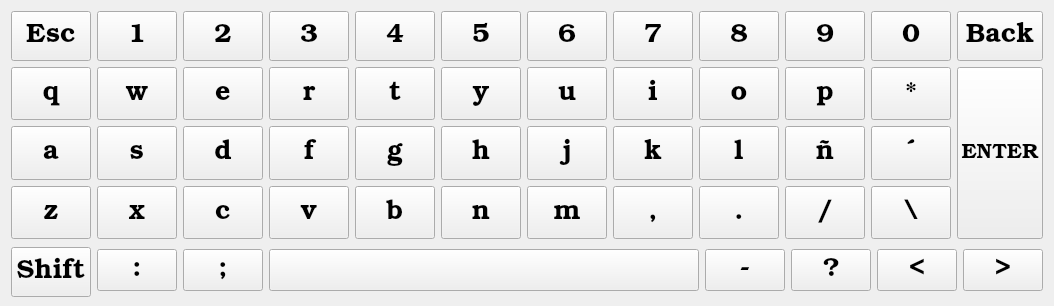
<?xml version="1.0" encoding="UTF-8"?>
<ui version="4.0">
 <class>TecladoUI</class>
 <widget class="QWidget" name="TecladoUI">
  <property name="geometry">
   <rect>
    <x>0</x>
    <y>0</y>
    <width>1003</width>
    <height>306</height>
   </rect>
  </property>
  <property name="font">
   <font>
    <pointsize>12</pointsize>
   </font>
  </property>
  <property name="windowTitle">
   <string>IN2PS Keyboard</string>
  </property>
  <property name="windowOpacity">
   <double>0.850000000000000</double>
  </property>
  <layout class="QGridLayout" name="gridLayout">
   <item row="0" column="0">
    <layout class="QHBoxLayout" name="horizontalLayout_4">
     <item>
      <widget class="QPushButton" name="pushButton_45">
       <property name="sizePolicy">
        <sizepolicy hsizetype="Minimum" vsizetype="Preferred">
         <horstretch>0</horstretch>
         <verstretch>0</verstretch>
        </sizepolicy>
       </property>
       <property name="minimumSize">
        <size>
         <width>0</width>
         <height>50</height>
        </size>
       </property>
       <property name="font">
        <font>
         <family>Bookman Old Style</family>
         <pointsize>20</pointsize>
        </font>
       </property>
       <property name="focusPolicy">
        <enum>Qt::NoFocus</enum>
       </property>
       <property name="text">
        <string>Esc</string>
       </property>
      </widget>
     </item>
     <item>
      <widget class="QPushButton" name="pushButton">
       <property name="sizePolicy">
        <sizepolicy hsizetype="Minimum" vsizetype="Preferred">
         <horstretch>0</horstretch>
         <verstretch>0</verstretch>
        </sizepolicy>
       </property>
       <property name="font">
        <font>
         <family>Bookman Old Style</family>
         <pointsize>20</pointsize>
        </font>
       </property>
       <property name="focusPolicy">
        <enum>Qt::NoFocus</enum>
       </property>
       <property name="text">
        <string>1</string>
       </property>
      </widget>
     </item>
     <item>
      <widget class="QPushButton" name="pushButton_2">
       <property name="sizePolicy">
        <sizepolicy hsizetype="Minimum" vsizetype="Preferred">
         <horstretch>0</horstretch>
         <verstretch>0</verstretch>
        </sizepolicy>
       </property>
       <property name="font">
        <font>
         <family>Bookman Old Style</family>
         <pointsize>20</pointsize>
        </font>
       </property>
       <property name="focusPolicy">
        <enum>Qt::NoFocus</enum>
       </property>
       <property name="text">
        <string>2</string>
       </property>
      </widget>
     </item>
     <item>
      <widget class="QPushButton" name="pushButton_4">
       <property name="sizePolicy">
        <sizepolicy hsizetype="Minimum" vsizetype="Preferred">
         <horstretch>0</horstretch>
         <verstretch>0</verstretch>
        </sizepolicy>
       </property>
       <property name="font">
        <font>
         <family>Bookman Old Style</family>
         <pointsize>20</pointsize>
        </font>
       </property>
       <property name="focusPolicy">
        <enum>Qt::NoFocus</enum>
       </property>
       <property name="text">
        <string>3</string>
       </property>
      </widget>
     </item>
     <item>
      <widget class="QPushButton" name="pushButton_3">
       <property name="sizePolicy">
        <sizepolicy hsizetype="Minimum" vsizetype="Preferred">
         <horstretch>0</horstretch>
         <verstretch>0</verstretch>
        </sizepolicy>
       </property>
       <property name="font">
        <font>
         <family>Bookman Old Style</family>
         <pointsize>20</pointsize>
        </font>
       </property>
       <property name="focusPolicy">
        <enum>Qt::NoFocus</enum>
       </property>
       <property name="text">
        <string>4</string>
       </property>
      </widget>
     </item>
     <item>
      <widget class="QPushButton" name="pushButton_6">
       <property name="sizePolicy">
        <sizepolicy hsizetype="Minimum" vsizetype="Preferred">
         <horstretch>0</horstretch>
         <verstretch>0</verstretch>
        </sizepolicy>
       </property>
       <property name="font">
        <font>
         <family>Bookman Old Style</family>
         <pointsize>20</pointsize>
        </font>
       </property>
       <property name="focusPolicy">
        <enum>Qt::NoFocus</enum>
       </property>
       <property name="text">
        <string>5</string>
       </property>
      </widget>
     </item>
     <item>
      <widget class="QPushButton" name="pushButton_5">
       <property name="sizePolicy">
        <sizepolicy hsizetype="Minimum" vsizetype="Preferred">
         <horstretch>0</horstretch>
         <verstretch>0</verstretch>
        </sizepolicy>
       </property>
       <property name="font">
        <font>
         <family>Bookman Old Style</family>
         <pointsize>20</pointsize>
        </font>
       </property>
       <property name="focusPolicy">
        <enum>Qt::NoFocus</enum>
       </property>
       <property name="text">
        <string>6</string>
       </property>
      </widget>
     </item>
     <item>
      <widget class="QPushButton" name="pushButton_8">
       <property name="sizePolicy">
        <sizepolicy hsizetype="Minimum" vsizetype="Preferred">
         <horstretch>0</horstretch>
         <verstretch>0</verstretch>
        </sizepolicy>
       </property>
       <property name="font">
        <font>
         <family>Bookman Old Style</family>
         <pointsize>20</pointsize>
        </font>
       </property>
       <property name="focusPolicy">
        <enum>Qt::NoFocus</enum>
       </property>
       <property name="text">
        <string>7</string>
       </property>
      </widget>
     </item>
     <item>
      <widget class="QPushButton" name="pushButton_7">
       <property name="sizePolicy">
        <sizepolicy hsizetype="Minimum" vsizetype="Preferred">
         <horstretch>0</horstretch>
         <verstretch>0</verstretch>
        </sizepolicy>
       </property>
       <property name="font">
        <font>
         <family>Bookman Old Style</family>
         <pointsize>20</pointsize>
        </font>
       </property>
       <property name="focusPolicy">
        <enum>Qt::NoFocus</enum>
       </property>
       <property name="text">
        <string>8</string>
       </property>
      </widget>
     </item>
     <item>
      <widget class="QPushButton" name="pushButton_10">
       <property name="sizePolicy">
        <sizepolicy hsizetype="Minimum" vsizetype="Preferred">
         <horstretch>0</horstretch>
         <verstretch>0</verstretch>
        </sizepolicy>
       </property>
       <property name="font">
        <font>
         <family>Bookman Old Style</family>
         <pointsize>20</pointsize>
        </font>
       </property>
       <property name="focusPolicy">
        <enum>Qt::NoFocus</enum>
       </property>
       <property name="text">
        <string>9</string>
       </property>
      </widget>
     </item>
     <item>
      <widget class="QPushButton" name="pushButton_9">
       <property name="sizePolicy">
        <sizepolicy hsizetype="Minimum" vsizetype="Preferred">
         <horstretch>0</horstretch>
         <verstretch>0</verstretch>
        </sizepolicy>
       </property>
       <property name="font">
        <font>
         <family>Bookman Old Style</family>
         <pointsize>20</pointsize>
        </font>
       </property>
       <property name="focusPolicy">
        <enum>Qt::NoFocus</enum>
       </property>
       <property name="text">
        <string>0</string>
       </property>
      </widget>
     </item>
     <item>
      <widget class="QPushButton" name="pushButton_15">
       <property name="sizePolicy">
        <sizepolicy hsizetype="Minimum" vsizetype="Preferred">
         <horstretch>4</horstretch>
         <verstretch>0</verstretch>
        </sizepolicy>
       </property>
       <property name="font">
        <font>
         <family>Bookman Old Style</family>
         <pointsize>20</pointsize>
        </font>
       </property>
       <property name="focusPolicy">
        <enum>Qt::NoFocus</enum>
       </property>
       <property name="text">
        <string>Back</string>
       </property>
      </widget>
     </item>
    </layout>
   </item>
   <item row="1" column="0">
    <layout class="QHBoxLayout" name="horizontalLayout_6">
     <item>
      <layout class="QVBoxLayout" name="verticalLayout">
       <item>
        <layout class="QHBoxLayout" name="horizontalLayout_2">
         <item>
          <widget class="QPushButton" name="pushButton_16">
           <property name="sizePolicy">
            <sizepolicy hsizetype="Minimum" vsizetype="Preferred">
             <horstretch>0</horstretch>
             <verstretch>2</verstretch>
            </sizepolicy>
           </property>
           <property name="minimumSize">
            <size>
             <width>0</width>
             <height>50</height>
            </size>
           </property>
           <property name="font">
            <font>
             <family>Bookman Old Style</family>
             <pointsize>20</pointsize>
            </font>
           </property>
           <property name="focusPolicy">
            <enum>Qt::NoFocus</enum>
           </property>
           <property name="text">
            <string>q</string>
           </property>
          </widget>
         </item>
         <item>
          <widget class="QPushButton" name="pushButton_14">
           <property name="sizePolicy">
            <sizepolicy hsizetype="Minimum" vsizetype="Expanding">
             <horstretch>0</horstretch>
             <verstretch>2</verstretch>
            </sizepolicy>
           </property>
           <property name="font">
            <font>
             <family>Bookman Old Style</family>
             <pointsize>20</pointsize>
            </font>
           </property>
           <property name="focusPolicy">
            <enum>Qt::NoFocus</enum>
           </property>
           <property name="text">
            <string>w</string>
           </property>
          </widget>
         </item>
         <item>
          <widget class="QPushButton" name="pushButton_17">
           <property name="sizePolicy">
            <sizepolicy hsizetype="Minimum" vsizetype="Expanding">
             <horstretch>0</horstretch>
             <verstretch>2</verstretch>
            </sizepolicy>
           </property>
           <property name="font">
            <font>
             <family>Bookman Old Style</family>
             <pointsize>20</pointsize>
            </font>
           </property>
           <property name="focusPolicy">
            <enum>Qt::NoFocus</enum>
           </property>
           <property name="text">
            <string>e</string>
           </property>
          </widget>
         </item>
         <item>
          <widget class="QPushButton" name="pushButton_13">
           <property name="sizePolicy">
            <sizepolicy hsizetype="Minimum" vsizetype="Expanding">
             <horstretch>0</horstretch>
             <verstretch>2</verstretch>
            </sizepolicy>
           </property>
           <property name="font">
            <font>
             <family>Bookman Old Style</family>
             <pointsize>20</pointsize>
            </font>
           </property>
           <property name="focusPolicy">
            <enum>Qt::NoFocus</enum>
           </property>
           <property name="text">
            <string>r</string>
           </property>
          </widget>
         </item>
         <item>
          <widget class="QPushButton" name="pushButton_18">
           <property name="sizePolicy">
            <sizepolicy hsizetype="Minimum" vsizetype="Expanding">
             <horstretch>0</horstretch>
             <verstretch>2</verstretch>
            </sizepolicy>
           </property>
           <property name="font">
            <font>
             <family>Bookman Old Style</family>
             <pointsize>20</pointsize>
            </font>
           </property>
           <property name="focusPolicy">
            <enum>Qt::NoFocus</enum>
           </property>
           <property name="text">
            <string>t</string>
           </property>
          </widget>
         </item>
         <item>
          <widget class="QPushButton" name="pushButton_19">
           <property name="sizePolicy">
            <sizepolicy hsizetype="Minimum" vsizetype="Expanding">
             <horstretch>0</horstretch>
             <verstretch>2</verstretch>
            </sizepolicy>
           </property>
           <property name="font">
            <font>
             <family>Bookman Old Style</family>
             <pointsize>20</pointsize>
            </font>
           </property>
           <property name="focusPolicy">
            <enum>Qt::NoFocus</enum>
           </property>
           <property name="text">
            <string>y</string>
           </property>
          </widget>
         </item>
         <item>
          <widget class="QPushButton" name="pushButton_12">
           <property name="sizePolicy">
            <sizepolicy hsizetype="Minimum" vsizetype="Expanding">
             <horstretch>0</horstretch>
             <verstretch>2</verstretch>
            </sizepolicy>
           </property>
           <property name="font">
            <font>
             <family>Bookman Old Style</family>
             <pointsize>20</pointsize>
            </font>
           </property>
           <property name="focusPolicy">
            <enum>Qt::NoFocus</enum>
           </property>
           <property name="text">
            <string>u</string>
           </property>
          </widget>
         </item>
         <item>
          <widget class="QPushButton" name="pushButton_11">
           <property name="sizePolicy">
            <sizepolicy hsizetype="Minimum" vsizetype="Expanding">
             <horstretch>0</horstretch>
             <verstretch>2</verstretch>
            </sizepolicy>
           </property>
           <property name="font">
            <font>
             <family>Bookman Old Style</family>
             <pointsize>20</pointsize>
            </font>
           </property>
           <property name="focusPolicy">
            <enum>Qt::NoFocus</enum>
           </property>
           <property name="text">
            <string>i</string>
           </property>
          </widget>
         </item>
         <item>
          <widget class="QPushButton" name="pushButton_20">
           <property name="sizePolicy">
            <sizepolicy hsizetype="Minimum" vsizetype="Expanding">
             <horstretch>0</horstretch>
             <verstretch>2</verstretch>
            </sizepolicy>
           </property>
           <property name="font">
            <font>
             <family>Bookman Old Style</family>
             <pointsize>20</pointsize>
            </font>
           </property>
           <property name="focusPolicy">
            <enum>Qt::NoFocus</enum>
           </property>
           <property name="text">
            <string>o</string>
           </property>
          </widget>
         </item>
         <item>
          <widget class="QPushButton" name="pushButton_25">
           <property name="sizePolicy">
            <sizepolicy hsizetype="Minimum" vsizetype="Expanding">
             <horstretch>0</horstretch>
             <verstretch>2</verstretch>
            </sizepolicy>
           </property>
           <property name="font">
            <font>
             <family>Bookman Old Style</family>
             <pointsize>20</pointsize>
            </font>
           </property>
           <property name="focusPolicy">
            <enum>Qt::NoFocus</enum>
           </property>
           <property name="text">
            <string>p</string>
           </property>
          </widget>
         </item>
         <item>
          <widget class="QPushButton" name="pushButton_44">
           <property name="sizePolicy">
            <sizepolicy hsizetype="Minimum" vsizetype="Expanding">
             <horstretch>0</horstretch>
             <verstretch>2</verstretch>
            </sizepolicy>
           </property>
           <property name="font">
            <font>
             <family>Bookman Old Style</family>
             <pointsize>20</pointsize>
            </font>
           </property>
           <property name="focusPolicy">
            <enum>Qt::NoFocus</enum>
           </property>
           <property name="text">
            <string>*</string>
           </property>
          </widget>
         </item>
        </layout>
       </item>
       <item>
        <layout class="QHBoxLayout" name="horizontalLayout_5">
         <item>
          <widget class="QPushButton" name="pushButton_26">
           <property name="sizePolicy">
            <sizepolicy hsizetype="Minimum" vsizetype="Expanding">
             <horstretch>0</horstretch>
             <verstretch>2</verstretch>
            </sizepolicy>
           </property>
           <property name="minimumSize">
            <size>
             <width>0</width>
             <height>50</height>
            </size>
           </property>
           <property name="font">
            <font>
             <family>Bookman Old Style</family>
             <pointsize>20</pointsize>
            </font>
           </property>
           <property name="focusPolicy">
            <enum>Qt::NoFocus</enum>
           </property>
           <property name="text">
            <string>a</string>
           </property>
          </widget>
         </item>
         <item>
          <widget class="QPushButton" name="pushButton_24">
           <property name="sizePolicy">
            <sizepolicy hsizetype="Minimum" vsizetype="Expanding">
             <horstretch>0</horstretch>
             <verstretch>2</verstretch>
            </sizepolicy>
           </property>
           <property name="font">
            <font>
             <family>Bookman Old Style</family>
             <pointsize>20</pointsize>
            </font>
           </property>
           <property name="focusPolicy">
            <enum>Qt::NoFocus</enum>
           </property>
           <property name="text">
            <string>s</string>
           </property>
          </widget>
         </item>
         <item>
          <widget class="QPushButton" name="pushButton_27">
           <property name="sizePolicy">
            <sizepolicy hsizetype="Minimum" vsizetype="Expanding">
             <horstretch>0</horstretch>
             <verstretch>2</verstretch>
            </sizepolicy>
           </property>
           <property name="font">
            <font>
             <family>Bookman Old Style</family>
             <pointsize>20</pointsize>
            </font>
           </property>
           <property name="focusPolicy">
            <enum>Qt::NoFocus</enum>
           </property>
           <property name="text">
            <string>d</string>
           </property>
          </widget>
         </item>
         <item>
          <widget class="QPushButton" name="pushButton_23">
           <property name="sizePolicy">
            <sizepolicy hsizetype="Minimum" vsizetype="Expanding">
             <horstretch>0</horstretch>
             <verstretch>2</verstretch>
            </sizepolicy>
           </property>
           <property name="font">
            <font>
             <family>Bookman Old Style</family>
             <pointsize>20</pointsize>
            </font>
           </property>
           <property name="focusPolicy">
            <enum>Qt::NoFocus</enum>
           </property>
           <property name="text">
            <string>f</string>
           </property>
          </widget>
         </item>
         <item>
          <widget class="QPushButton" name="pushButton_28">
           <property name="sizePolicy">
            <sizepolicy hsizetype="Minimum" vsizetype="Expanding">
             <horstretch>0</horstretch>
             <verstretch>2</verstretch>
            </sizepolicy>
           </property>
           <property name="font">
            <font>
             <family>Bookman Old Style</family>
             <pointsize>20</pointsize>
            </font>
           </property>
           <property name="focusPolicy">
            <enum>Qt::NoFocus</enum>
           </property>
           <property name="text">
            <string>g</string>
           </property>
          </widget>
         </item>
         <item>
          <widget class="QPushButton" name="pushButton_29">
           <property name="sizePolicy">
            <sizepolicy hsizetype="Minimum" vsizetype="Expanding">
             <horstretch>0</horstretch>
             <verstretch>2</verstretch>
            </sizepolicy>
           </property>
           <property name="font">
            <font>
             <family>Bookman Old Style</family>
             <pointsize>20</pointsize>
            </font>
           </property>
           <property name="focusPolicy">
            <enum>Qt::NoFocus</enum>
           </property>
           <property name="text">
            <string>h</string>
           </property>
          </widget>
         </item>
         <item>
          <widget class="QPushButton" name="pushButton_22">
           <property name="sizePolicy">
            <sizepolicy hsizetype="Minimum" vsizetype="Expanding">
             <horstretch>0</horstretch>
             <verstretch>2</verstretch>
            </sizepolicy>
           </property>
           <property name="font">
            <font>
             <family>Bookman Old Style</family>
             <pointsize>20</pointsize>
            </font>
           </property>
           <property name="focusPolicy">
            <enum>Qt::NoFocus</enum>
           </property>
           <property name="text">
            <string>j</string>
           </property>
          </widget>
         </item>
         <item>
          <widget class="QPushButton" name="pushButton_21">
           <property name="sizePolicy">
            <sizepolicy hsizetype="Minimum" vsizetype="Expanding">
             <horstretch>0</horstretch>
             <verstretch>2</verstretch>
            </sizepolicy>
           </property>
           <property name="font">
            <font>
             <family>Bookman Old Style</family>
             <pointsize>20</pointsize>
            </font>
           </property>
           <property name="focusPolicy">
            <enum>Qt::NoFocus</enum>
           </property>
           <property name="text">
            <string>k</string>
           </property>
          </widget>
         </item>
         <item>
          <widget class="QPushButton" name="pushButton_30">
           <property name="sizePolicy">
            <sizepolicy hsizetype="Minimum" vsizetype="Expanding">
             <horstretch>0</horstretch>
             <verstretch>2</verstretch>
            </sizepolicy>
           </property>
           <property name="font">
            <font>
             <family>Bookman Old Style</family>
             <pointsize>20</pointsize>
            </font>
           </property>
           <property name="focusPolicy">
            <enum>Qt::NoFocus</enum>
           </property>
           <property name="text">
            <string>l</string>
           </property>
          </widget>
         </item>
         <item>
          <widget class="QPushButton" name="pushButton_35">
           <property name="sizePolicy">
            <sizepolicy hsizetype="Minimum" vsizetype="Expanding">
             <horstretch>0</horstretch>
             <verstretch>2</verstretch>
            </sizepolicy>
           </property>
           <property name="font">
            <font>
             <family>Bookman Old Style</family>
             <pointsize>20</pointsize>
            </font>
           </property>
           <property name="focusPolicy">
            <enum>Qt::NoFocus</enum>
           </property>
           <property name="text">
            <string>ñ</string>
           </property>
          </widget>
         </item>
         <item>
          <widget class="QPushButton" name="pushButton_51">
           <property name="sizePolicy">
            <sizepolicy hsizetype="Minimum" vsizetype="Expanding">
             <horstretch>0</horstretch>
             <verstretch>2</verstretch>
            </sizepolicy>
           </property>
           <property name="font">
            <font>
             <family>Bookman Old Style</family>
             <pointsize>20</pointsize>
            </font>
           </property>
           <property name="focusPolicy">
            <enum>Qt::NoFocus</enum>
           </property>
           <property name="text">
            <string>´</string>
           </property>
          </widget>
         </item>
        </layout>
       </item>
       <item>
        <layout class="QHBoxLayout" name="horizontalLayout_3">
         <item>
          <widget class="QPushButton" name="pushButton_36">
           <property name="sizePolicy">
            <sizepolicy hsizetype="Minimum" vsizetype="Expanding">
             <horstretch>0</horstretch>
             <verstretch>0</verstretch>
            </sizepolicy>
           </property>
           <property name="minimumSize">
            <size>
             <width>0</width>
             <height>50</height>
            </size>
           </property>
           <property name="font">
            <font>
             <family>Bookman Old Style</family>
             <pointsize>20</pointsize>
            </font>
           </property>
           <property name="focusPolicy">
            <enum>Qt::NoFocus</enum>
           </property>
           <property name="text">
            <string>z</string>
           </property>
          </widget>
         </item>
         <item>
          <widget class="QPushButton" name="pushButton_34">
           <property name="sizePolicy">
            <sizepolicy hsizetype="Minimum" vsizetype="Expanding">
             <horstretch>0</horstretch>
             <verstretch>0</verstretch>
            </sizepolicy>
           </property>
           <property name="font">
            <font>
             <family>Bookman Old Style</family>
             <pointsize>20</pointsize>
            </font>
           </property>
           <property name="focusPolicy">
            <enum>Qt::NoFocus</enum>
           </property>
           <property name="text">
            <string>x</string>
           </property>
          </widget>
         </item>
         <item>
          <widget class="QPushButton" name="pushButton_37">
           <property name="sizePolicy">
            <sizepolicy hsizetype="Minimum" vsizetype="Expanding">
             <horstretch>0</horstretch>
             <verstretch>0</verstretch>
            </sizepolicy>
           </property>
           <property name="font">
            <font>
             <family>Bookman Old Style</family>
             <pointsize>20</pointsize>
            </font>
           </property>
           <property name="focusPolicy">
            <enum>Qt::NoFocus</enum>
           </property>
           <property name="text">
            <string>c</string>
           </property>
          </widget>
         </item>
         <item>
          <widget class="QPushButton" name="pushButton_33">
           <property name="sizePolicy">
            <sizepolicy hsizetype="Minimum" vsizetype="Expanding">
             <horstretch>0</horstretch>
             <verstretch>0</verstretch>
            </sizepolicy>
           </property>
           <property name="font">
            <font>
             <family>Bookman Old Style</family>
             <pointsize>20</pointsize>
            </font>
           </property>
           <property name="focusPolicy">
            <enum>Qt::NoFocus</enum>
           </property>
           <property name="text">
            <string>v</string>
           </property>
          </widget>
         </item>
         <item>
          <widget class="QPushButton" name="pushButton_38">
           <property name="sizePolicy">
            <sizepolicy hsizetype="Minimum" vsizetype="Expanding">
             <horstretch>0</horstretch>
             <verstretch>0</verstretch>
            </sizepolicy>
           </property>
           <property name="font">
            <font>
             <family>Bookman Old Style</family>
             <pointsize>20</pointsize>
            </font>
           </property>
           <property name="focusPolicy">
            <enum>Qt::NoFocus</enum>
           </property>
           <property name="text">
            <string>b</string>
           </property>
          </widget>
         </item>
         <item>
          <widget class="QPushButton" name="pushButton_39">
           <property name="sizePolicy">
            <sizepolicy hsizetype="Minimum" vsizetype="Expanding">
             <horstretch>0</horstretch>
             <verstretch>0</verstretch>
            </sizepolicy>
           </property>
           <property name="font">
            <font>
             <family>Bookman Old Style</family>
             <pointsize>20</pointsize>
            </font>
           </property>
           <property name="focusPolicy">
            <enum>Qt::NoFocus</enum>
           </property>
           <property name="text">
            <string>n</string>
           </property>
          </widget>
         </item>
         <item>
          <widget class="QPushButton" name="pushButton_32">
           <property name="sizePolicy">
            <sizepolicy hsizetype="Minimum" vsizetype="Expanding">
             <horstretch>0</horstretch>
             <verstretch>0</verstretch>
            </sizepolicy>
           </property>
           <property name="font">
            <font>
             <family>Bookman Old Style</family>
             <pointsize>20</pointsize>
            </font>
           </property>
           <property name="focusPolicy">
            <enum>Qt::NoFocus</enum>
           </property>
           <property name="text">
            <string>m</string>
           </property>
          </widget>
         </item>
         <item>
          <widget class="QPushButton" name="pushButton_31">
           <property name="sizePolicy">
            <sizepolicy hsizetype="Minimum" vsizetype="Expanding">
             <horstretch>0</horstretch>
             <verstretch>0</verstretch>
            </sizepolicy>
           </property>
           <property name="font">
            <font>
             <family>Bookman Old Style</family>
             <pointsize>20</pointsize>
            </font>
           </property>
           <property name="focusPolicy">
            <enum>Qt::NoFocus</enum>
           </property>
           <property name="text">
            <string>,</string>
           </property>
          </widget>
         </item>
         <item>
          <widget class="QPushButton" name="pushButton_40">
           <property name="sizePolicy">
            <sizepolicy hsizetype="Minimum" vsizetype="Expanding">
             <horstretch>0</horstretch>
             <verstretch>0</verstretch>
            </sizepolicy>
           </property>
           <property name="font">
            <font>
             <family>Bookman Old Style</family>
             <pointsize>20</pointsize>
            </font>
           </property>
           <property name="focusPolicy">
            <enum>Qt::NoFocus</enum>
           </property>
           <property name="text">
            <string>.</string>
           </property>
          </widget>
         </item>
         <item>
          <widget class="QPushButton" name="pushButton_43">
           <property name="sizePolicy">
            <sizepolicy hsizetype="Minimum" vsizetype="Expanding">
             <horstretch>0</horstretch>
             <verstretch>0</verstretch>
            </sizepolicy>
           </property>
           <property name="font">
            <font>
             <family>Bookman Old Style</family>
             <pointsize>20</pointsize>
            </font>
           </property>
           <property name="focusPolicy">
            <enum>Qt::NoFocus</enum>
           </property>
           <property name="text">
            <string>/</string>
           </property>
          </widget>
         </item>
         <item>
          <widget class="QPushButton" name="pushButton_52">
           <property name="sizePolicy">
            <sizepolicy hsizetype="Minimum" vsizetype="Expanding">
             <horstretch>0</horstretch>
             <verstretch>2</verstretch>
            </sizepolicy>
           </property>
           <property name="font">
            <font>
             <family>Bookman Old Style</family>
             <pointsize>20</pointsize>
            </font>
           </property>
           <property name="focusPolicy">
            <enum>Qt::NoFocus</enum>
           </property>
           <property name="text">
            <string>\</string>
           </property>
          </widget>
         </item>
        </layout>
       </item>
      </layout>
     </item>
     <item>
      <widget class="QPushButton" name="pushButton_41">
       <property name="sizePolicy">
        <sizepolicy hsizetype="Minimum" vsizetype="Expanding">
         <horstretch>3</horstretch>
         <verstretch>2</verstretch>
        </sizepolicy>
       </property>
       <property name="font">
        <font>
         <family>Bookman Old Style</family>
         <pointsize>16</pointsize>
         <weight>50</weight>
         <bold>false</bold>
        </font>
       </property>
       <property name="focusPolicy">
        <enum>Qt::NoFocus</enum>
       </property>
       <property name="text">
        <string>ENTER</string>
       </property>
      </widget>
     </item>
    </layout>
   </item>
   <item row="2" column="0">
    <layout class="QHBoxLayout" name="horizontalLayout">
     <item>
      <widget class="QPushButton" name="pushButton_46">
       <property name="sizePolicy">
        <sizepolicy hsizetype="Minimum" vsizetype="Expanding">
         <horstretch>0</horstretch>
         <verstretch>0</verstretch>
        </sizepolicy>
       </property>
       <property name="minimumSize">
        <size>
         <width>0</width>
         <height>50</height>
        </size>
       </property>
       <property name="maximumSize">
        <size>
         <width>16777215</width>
         <height>45</height>
        </size>
       </property>
       <property name="font">
        <font>
         <family>Bookman Old Style</family>
         <pointsize>20</pointsize>
        </font>
       </property>
       <property name="focusPolicy">
        <enum>Qt::NoFocus</enum>
       </property>
       <property name="text">
        <string>Shift</string>
       </property>
      </widget>
     </item>
     <item>
      <widget class="QPushButton" name="pushButton_49">
       <property name="sizePolicy">
        <sizepolicy hsizetype="Minimum" vsizetype="Expanding">
         <horstretch>0</horstretch>
         <verstretch>0</verstretch>
        </sizepolicy>
       </property>
       <property name="maximumSize">
        <size>
         <width>16777215</width>
         <height>42</height>
        </size>
       </property>
       <property name="font">
        <font>
         <family>Bookman Old Style</family>
         <pointsize>20</pointsize>
        </font>
       </property>
       <property name="focusPolicy">
        <enum>Qt::NoFocus</enum>
       </property>
       <property name="text">
        <string>:</string>
       </property>
      </widget>
     </item>
     <item>
      <widget class="QPushButton" name="pushButton_50">
       <property name="sizePolicy">
        <sizepolicy hsizetype="Minimum" vsizetype="Expanding">
         <horstretch>0</horstretch>
         <verstretch>0</verstretch>
        </sizepolicy>
       </property>
       <property name="maximumSize">
        <size>
         <width>16777215</width>
         <height>42</height>
        </size>
       </property>
       <property name="font">
        <font>
         <family>Bookman Old Style</family>
         <pointsize>20</pointsize>
        </font>
       </property>
       <property name="focusPolicy">
        <enum>Qt::NoFocus</enum>
       </property>
       <property name="text">
        <string>;</string>
       </property>
      </widget>
     </item>
     <item>
      <widget class="QPushButton" name="pushButton_48">
       <property name="sizePolicy">
        <sizepolicy hsizetype="Minimum" vsizetype="Expanding">
         <horstretch>3</horstretch>
         <verstretch>0</verstretch>
        </sizepolicy>
       </property>
       <property name="maximumSize">
        <size>
         <width>16777215</width>
         <height>42</height>
        </size>
       </property>
       <property name="font">
        <font>
         <family>Bookman Old Style</family>
         <pointsize>16</pointsize>
         <weight>50</weight>
         <bold>false</bold>
        </font>
       </property>
       <property name="focusPolicy">
        <enum>Qt::NoFocus</enum>
       </property>
       <property name="text">
        <string/>
       </property>
      </widget>
     </item>
     <item>
      <widget class="QPushButton" name="pushButton_53">
       <property name="sizePolicy">
        <sizepolicy hsizetype="Minimum" vsizetype="Expanding">
         <horstretch>0</horstretch>
         <verstretch>0</verstretch>
        </sizepolicy>
       </property>
       <property name="maximumSize">
        <size>
         <width>16777215</width>
         <height>42</height>
        </size>
       </property>
       <property name="font">
        <font>
         <family>Bookman Old Style</family>
         <pointsize>20</pointsize>
        </font>
       </property>
       <property name="focusPolicy">
        <enum>Qt::NoFocus</enum>
       </property>
       <property name="text">
        <string>-</string>
       </property>
      </widget>
     </item>
     <item>
      <widget class="QPushButton" name="pushButton_54">
       <property name="sizePolicy">
        <sizepolicy hsizetype="Minimum" vsizetype="Expanding">
         <horstretch>0</horstretch>
         <verstretch>0</verstretch>
        </sizepolicy>
       </property>
       <property name="maximumSize">
        <size>
         <width>16777215</width>
         <height>42</height>
        </size>
       </property>
       <property name="font">
        <font>
         <family>Bookman Old Style</family>
         <pointsize>20</pointsize>
        </font>
       </property>
       <property name="focusPolicy">
        <enum>Qt::NoFocus</enum>
       </property>
       <property name="text">
        <string>?</string>
       </property>
      </widget>
     </item>
     <item>
      <widget class="QPushButton" name="pushButton_47">
       <property name="sizePolicy">
        <sizepolicy hsizetype="Minimum" vsizetype="Expanding">
         <horstretch>0</horstretch>
         <verstretch>0</verstretch>
        </sizepolicy>
       </property>
       <property name="maximumSize">
        <size>
         <width>16777215</width>
         <height>42</height>
        </size>
       </property>
       <property name="font">
        <font>
         <family>Bookman Old Style</family>
         <pointsize>20</pointsize>
        </font>
       </property>
       <property name="focusPolicy">
        <enum>Qt::NoFocus</enum>
       </property>
       <property name="text">
        <string>&lt;</string>
       </property>
      </widget>
     </item>
     <item>
      <widget class="QPushButton" name="pushButton_42">
       <property name="sizePolicy">
        <sizepolicy hsizetype="Minimum" vsizetype="Expanding">
         <horstretch>0</horstretch>
         <verstretch>0</verstretch>
        </sizepolicy>
       </property>
       <property name="maximumSize">
        <size>
         <width>16777215</width>
         <height>42</height>
        </size>
       </property>
       <property name="font">
        <font>
         <family>Bookman Old Style</family>
         <pointsize>20</pointsize>
        </font>
       </property>
       <property name="focusPolicy">
        <enum>Qt::NoFocus</enum>
       </property>
       <property name="text">
        <string>&gt;</string>
       </property>
      </widget>
     </item>
    </layout>
   </item>
  </layout>
 </widget>
 <resources/>
 <connections/>
</ui>
